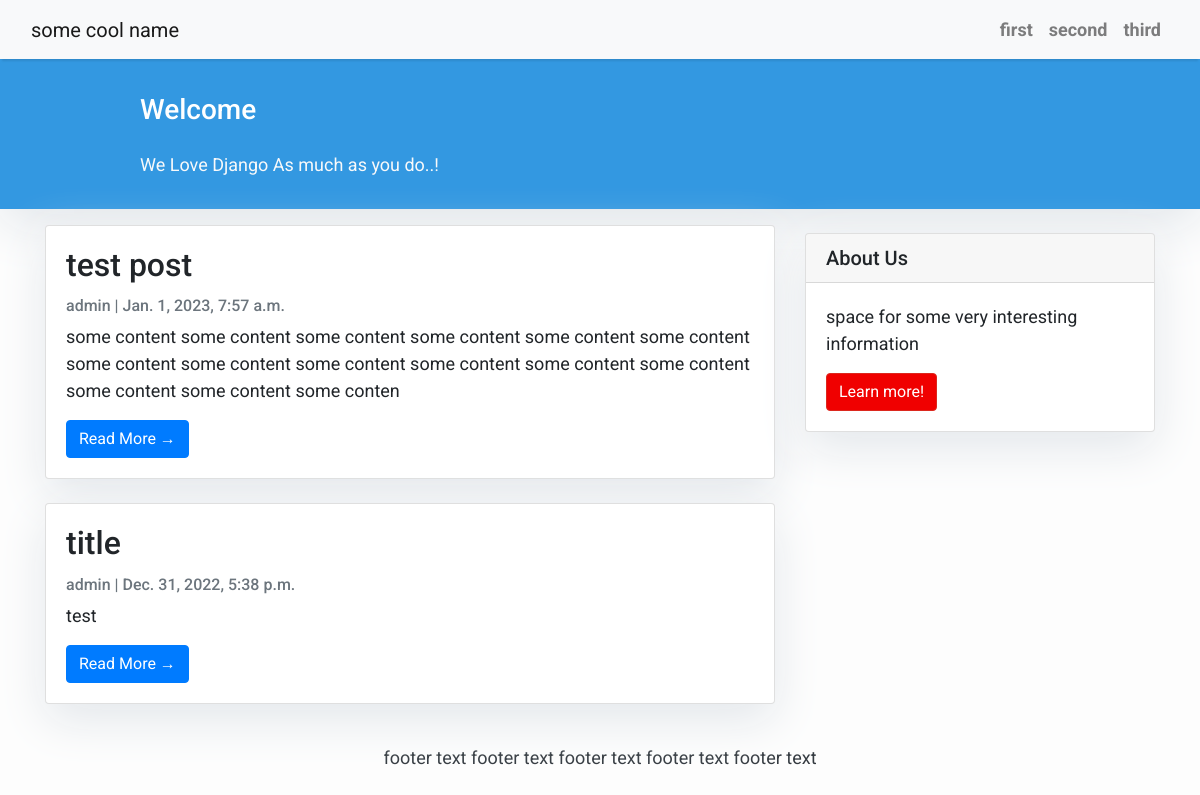
The app's page /, older data.
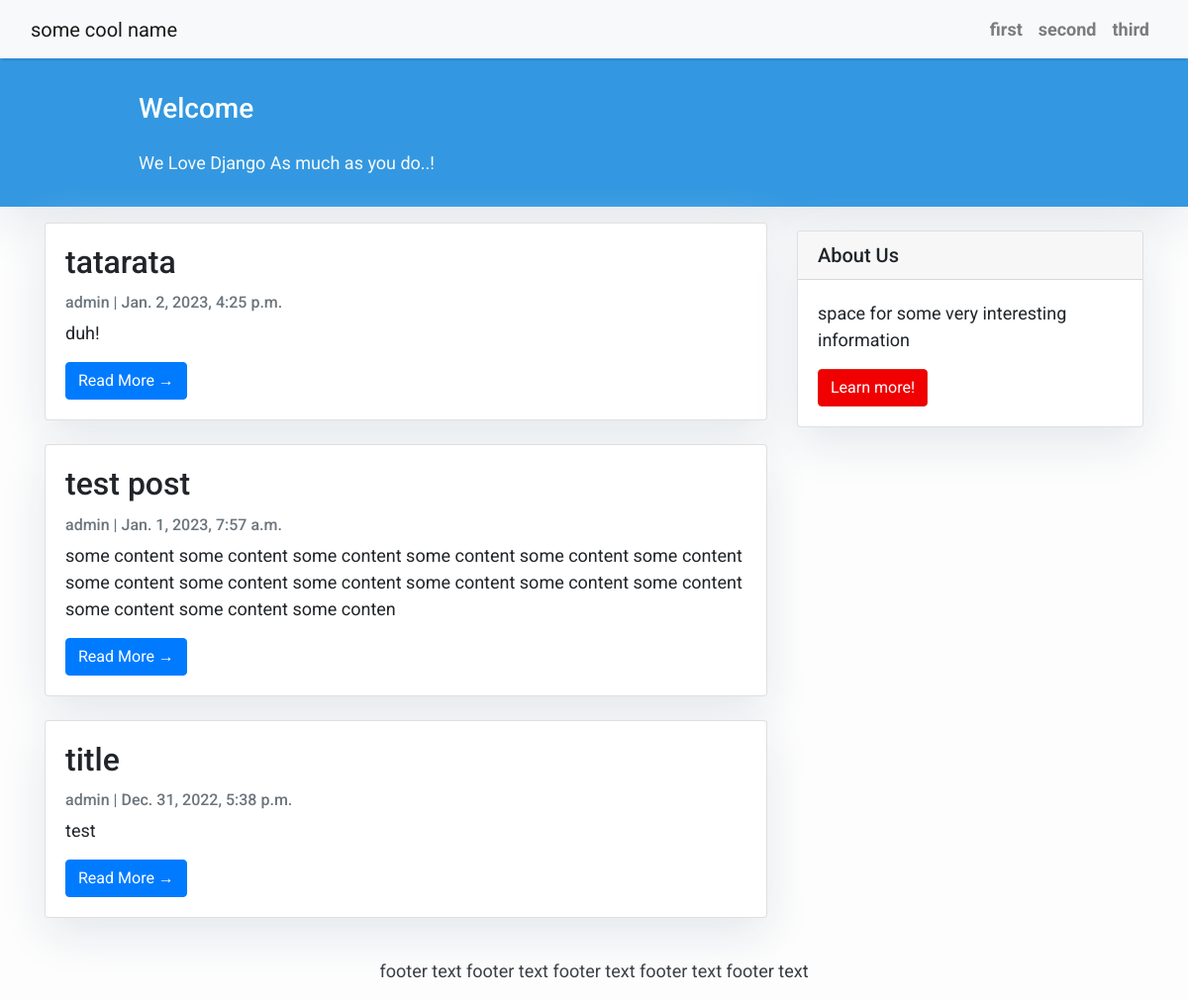
The same page, newer data.
### blog/models.py (models this page shows, shortened)
class Post(models.Model):
    title = models.CharField(max_length=200, unique=True)
    slug = models.SlugField(max_length=200, unique=True)
    author = models.ForeignKey(User, on_delete= models.CASCADE,related_name='blog_posts')
    updated_on = models.DateTimeField(auto_now= True)
    content = models.TextField()
    created_on = models.DateTimeField(auto_now_add=True)
    status = models.IntegerField(choices=STATUS, default=0)
    class Meta:
        ordering = ['-created_on']

### blog/views.py (the view)
# urls.py: path('', views.PostList.as_view(), name='home'),
class PostList(generic.ListView):
    queryset = Post.objects.filter(status=1).order_by('-created_on')
    template_name = 'index.html'

### templates/index.html (shortened to what this page needs)
{% extends "base.html" %}
{% block content %}
<header class="masthead">
    <div class="container">
        <div class="row">
            <div class=" col-md-8 col-md-10 mx-auto">
                <div class="site-heading">
                    <h3 class=" site-heading my-4 mt-3 text-white">Welcome</h3>
                    <p class="text-light">We Love Django As much as you do..! &nbsp
                    </p>
                </div>
            </div>
        </div>
    </div>
</header>
<div class="container">
    <div class="row">
        <div class="col-md-8 mt-3 left">
            {% for post in post_list %}
            <div class="card mb-4">
                <div class="card-body">
                    <h2 class="card-title">{{ post.title }}</h2>
                    <p class="card-text text-muted h6">{{ post.author }} | {{ post.created_on }} </p>
                    <p class="card-text">{{post.content|slice:":200" }}</p>
                    <a href="{% url 'post_detail' post.slug  %}" class="btn btn-primary">Read More &rarr;</a>
                </div>
            </div>
            {% endfor %}
        </div>
        {% block sidebar %} {% include 'sidebar.html' %} {% endblock sidebar %}
    </div>
</div>
{%endblock%}

### templates/base.html (shortened to what this page needs)
<!DOCTYPE html>
<html>
    <head>
        <link rel="stylesheet" href="https://maxcdn.bootstrapcdn.com/bootstrap/4.0.0/css/bootstrap.min.css"
 />
    </head>
    <body>
        <nav class="navbar navbar-expand-lg navbar-light bg-light shadow" id="mainNav">
            <div class="container-fluid">
                <a class="navbar-brand" href="{% url 'home' %}">some cool name</a>
                <div class="collapse navbar-collapse" id="navbarResponsive">
                    <ul class="navbar-nav ml-auto">
                        <li class="nav-item text-black">
                            <a class="nav-link text-black font-weight-bold" href="#">first</a>
                        </li>
                        <li class="nav-item text-black">
                            <a class="nav-link text-black font-weight-bold" href="#">second</a>
                        </li>
                        <li class="nav-item text-black">
                            <a class="nav-link text-black font-weight-bold" href="#">third</a>
                        </li>
                    </ul>
                </div>
            </div>
        </nav>
        {% block content %}{% endblock content %}
        <footer class="py-3 bg-grey">
            <p class="m-0 text-dark text-center ">footer text footer text footer text footer text footer text</p>
        </footer>
    </body>
</html>

### templates/sidebar.html (shortened to what this page needs)
{% block sidebar %}
        <div class="col-md-4 float-right ">
            <div class="card my-4">
                <h5 class="card-header">About Us</h5>
                <div class="card-body">
                    <p class="card-text">space for some very interesting information</p>
                    <a href="https://www.idlememe.com/wp-content/uploads/2021/08/angry-cat-meme-idlememe.jpg"
                        class="btn btn-danger">Learn more!</a>
                </div>
            </div>
        </div>
{% endblock sidebar %}

### templates/base.html (style rules this page uses)
body { font-family: "Roboto", sans-serif; font-size: 17px; background-color: #fdfdfd; }
.shadow { box-shadow: 0 4px 2px -2px rgba(0, 0, 0, 0.1); }
.btn-danger { color: #fff; background-color: #f00000; border-color: #dc281e; }
.masthead { background: #3398E1; height: auto; padding-bottom: 15px; box-shadow: 0 16px 48px #E3E7EB; padding-top: 10px; }

### templates/index.html (style rules this page uses)
body { font-family: "Roboto", sans-serif; font-size: 18px; background-color: #fdfdfd; }
.card { box-shadow: 0 16px 48px #E3E7EB; }

### templates/sidebar.html (style rules this page uses)
.card { box-shadow: 0 16px 48px #E3E7EB; }

Row changes from the older to the newer data that the page shows:
added Post: title "tatarata", author "admin", created_on "Jan. 2, 2023, 4:25 p.m.", content "duh!"
